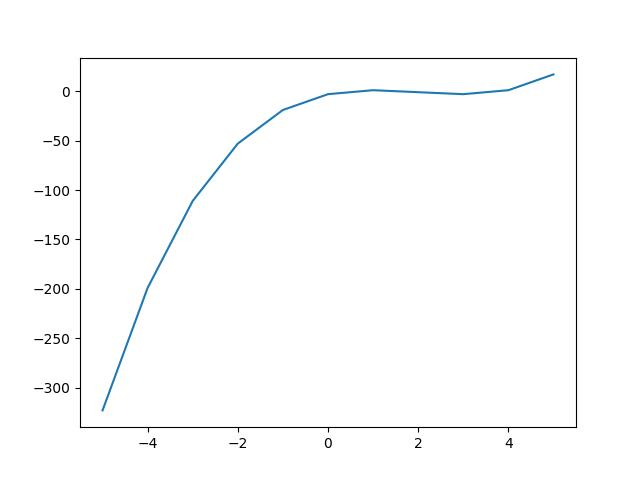

Generate this figure with Python:
import matplotlib.pyplot as plt
import numpy as np
x=np.arange(-5,6,1)
y=x**3-6*x**2+9*x-3
plt.plot(x,y)
plt.savefig("/home/machitanoue/initial-training-2024/mtanoue/chapter03/q06.jpg")
